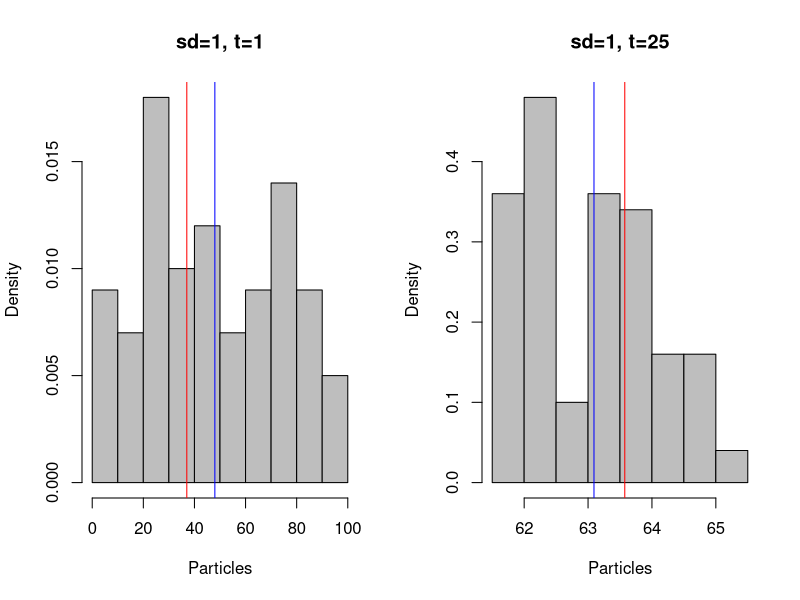
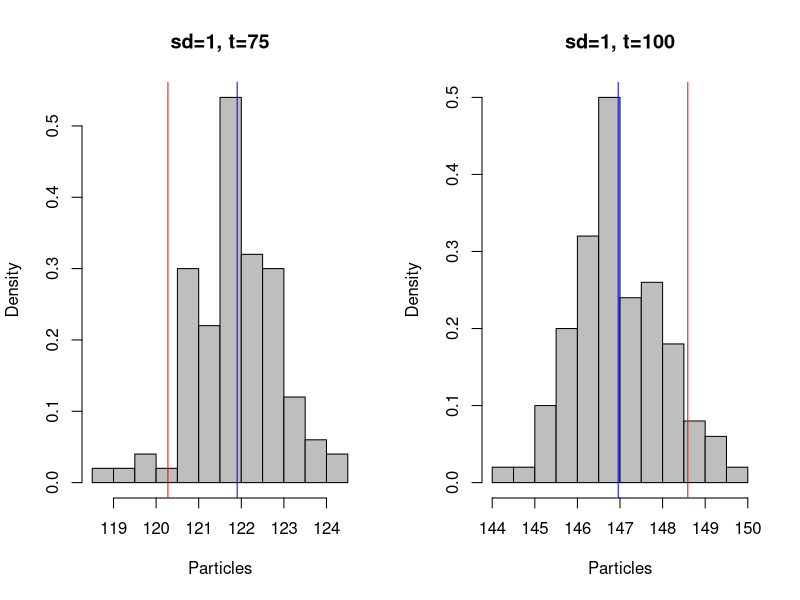
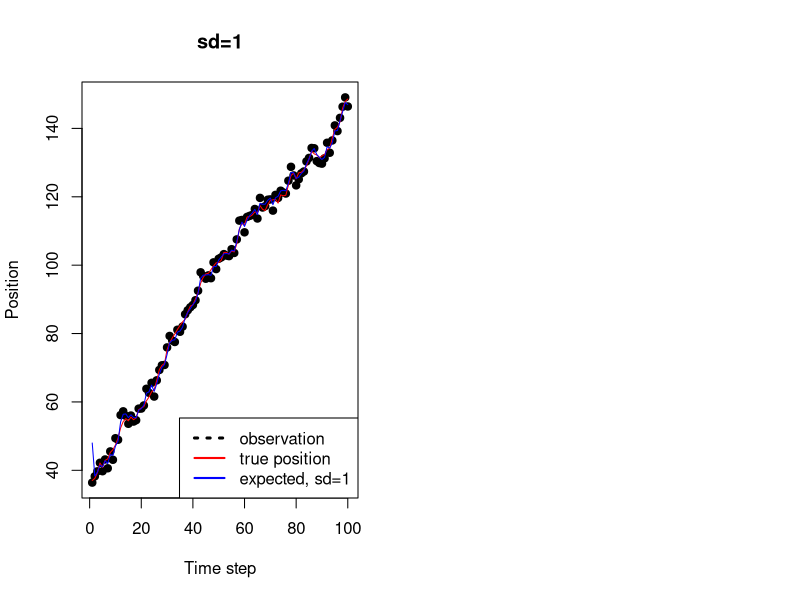
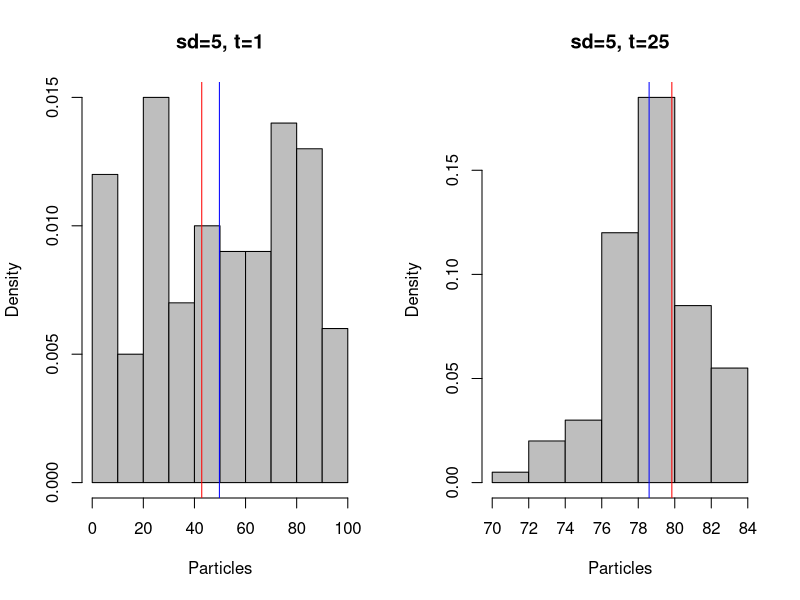
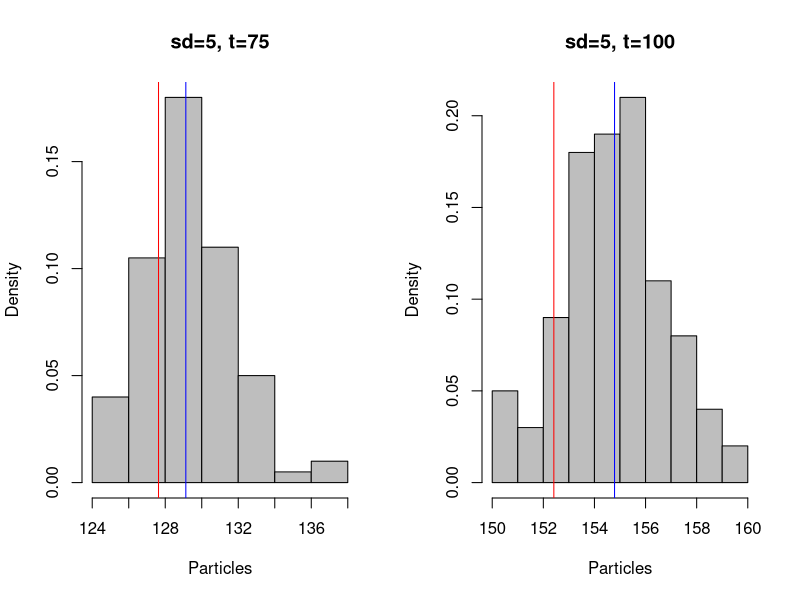
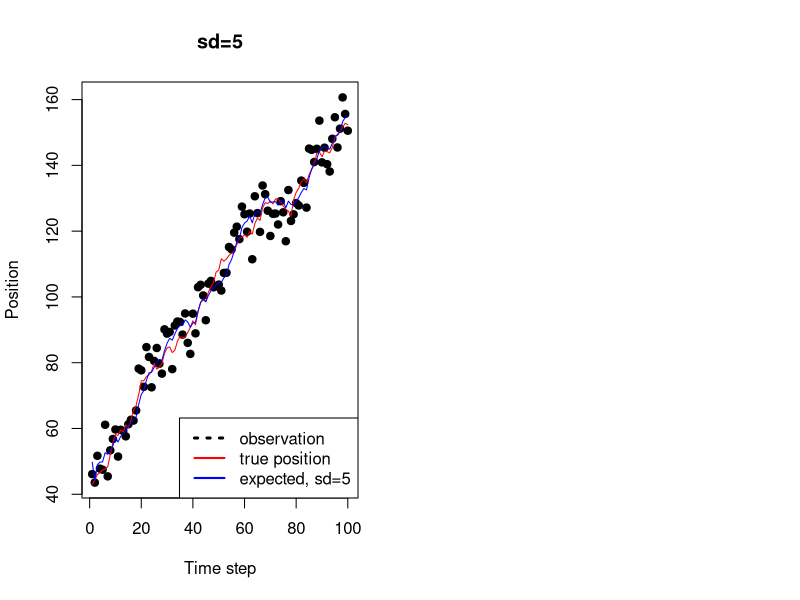
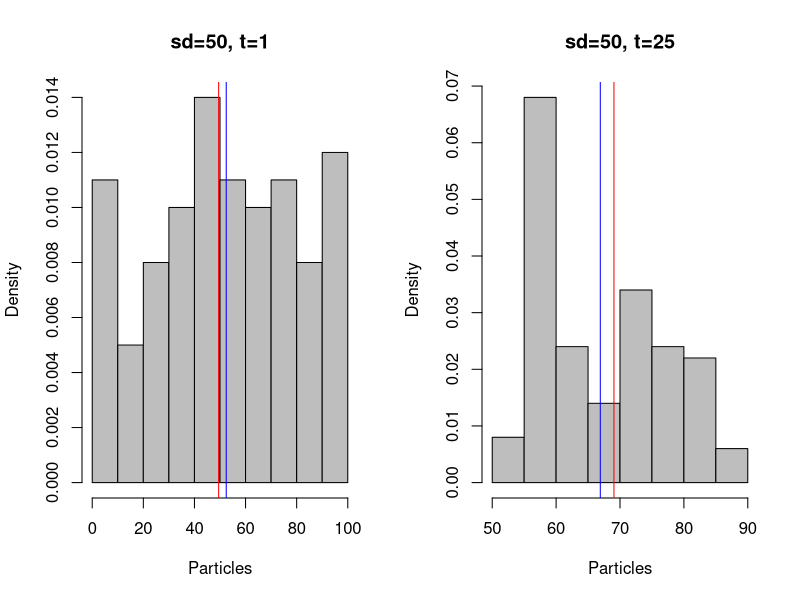
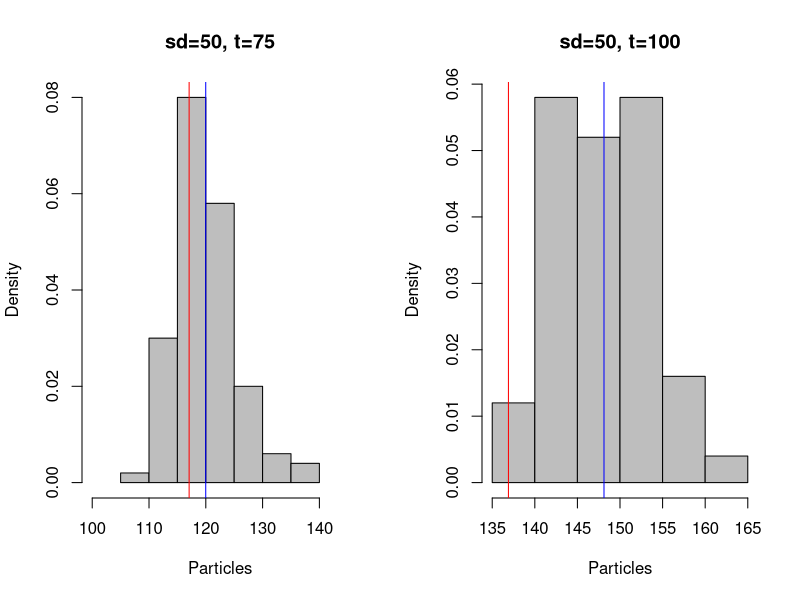

Recreate these plots in R, in order.
## ---- chunk 1
knitr::opts_chunk$set(echo = TRUE)
set.seed(987654321)
## ---- chunk 2
timestep <- 100
num_particles <- 100

emission_transition <- function(timestep, sd){
  x_current <- vector(length=(timestep+1))
  x_current[1] <- 0 #just some number for indexing
  z_current <- vector(length=(timestep+1))
  z_current[1] <- runif(1,0,100) #intitial model
  for(i in 2:(timestep+1)){
    which_mean<-sample(1:3, size = 1)
    z_current[i] <- rnorm(n=1, mean=z_current[i-1]+which_mean-1, sd=1)
    x_current[i]<- rnorm(n=1, mean=z_current[i]+which_mean-2, sd=sd)
  }
  return(list("obs"=x_current[-1], "states"=z_current[-1]))
}

obs_states <- emission_transition(timestep, sd=1)
x_obs <- obs_states$obs
z_states <- obs_states$states


particle_filter <- function(x_obs, num_particles, timestep, sd, correction=TRUE){
  Z_bar <- matrix(ncol=num_particles, nrow=timestep) #particles -prediction
  #initialization
  Z_bar[1,] <- runif(num_particles, 0, 100) #Z0
  Z <- matrix(ncol=num_particles, nrow=timestep) #particles -correction
  Z[1,] <- Z_bar[1,]
  w <- matrix(ncol = num_particles, nrow=timestep) #importance weights
  w[1,] <- rep(1,num_particles)
  for(i in 2:timestep){
    for(j in 1:num_particles){
      which_mean<-sample(1:3, size = 1)
      Z_bar[i,j] <- rnorm(n=1, mean=Z[i-1,j]+which_mean-1, sd=1) #transition model
      w[i,j] <- (dnorm(x_obs[i], Z_bar[i,j], sd)+dnorm(x_obs[i], Z_bar[i,j]-1, sd)+dnorm(x_obs[i], Z_bar[i,j]+1, sd))/3 #emission model
    }
    if(correction){
      Z[i,] <- sample(Z_bar[i,], size=num_particles, replace = TRUE, prob=w[i,])
    }
    else{
      Z[i,] <- Z_bar[i,]
    }
  }
  return(Z)
}

particles1<-particle_filter(x_obs, num_particles, timestep, sd=1)
exp_location <- rowMeans(particles1)
## ---- chunk 3
par(mfrow=c(1,2))
hist(particles1[1,],freq = FALSE,col = "grey",xlab = "Particles",main="sd=1, t=1")
abline(v = z_states[1],col="red")
abline(v = exp_location[1],col="blue")
# legend("topleft",c("true position","expected, sd=1"),
#        col = c("red","blue"), lty = c(1, 1), lwd=c(2, 2))
hist(particles1[25,],freq = FALSE,col = "grey",xlab = "Particles",main="sd=1, t=25")
abline(v = z_states[25],col="red")
abline(v = exp_location[25],col="blue")

hist(particles1[75,],freq = FALSE,col = "grey",xlab = "Particles",main="sd=1, t=75")
abline(v = z_states[75],col="red")
abline(v = exp_location[75],col="blue")

hist(particles1[timestep,],freq = FALSE,col = "grey",xlab = "Particles",main="sd=1, t=100")
abline(v = z_states[timestep],col="red")
abline(v = exp_location[timestep],col="blue")

## ---- chunk 4
plot(x_obs, pch=19, main="sd=1", xlab="Time step", ylab="Position")
lines(z_states, col="red")
lines(exp_location, col="blue")
legend("bottomright",c("observation","true position","expected, sd=1"),
       col = c("black","red","blue"), lty = c(3, 1, 1), lwd=c(3, 2, 2))

## ---- chunk 5
#sd=5 in emission
obs_states2 <- emission_transition(timestep, sd=5)
x_obs2 <- obs_states2$obs
z_states2 <- obs_states2$states
particles2 <- particle_filter(x_obs2, num_particles, timestep, sd=5)
exp_location2 <- rowMeans(particles2)

#sd=50 in emission
obs_states3 <- emission_transition(timestep, sd = 50)
x_obs3 <- obs_states3$obs
z_states3 <- obs_states3$states
particles3 <- particle_filter(x_obs3, num_particles, timestep, sd=50)
exp_location3 <- rowMeans(particles3)
## ---- chunk 6
par(mfrow=c(1,2))
hist(particles2[1,],freq = FALSE,col = "grey",xlab = "Particles",main="sd=5, t=1")
abline(v = z_states2[1],col="red")
abline(v = exp_location2[1],col="blue")
# legend("topleft",c("true position","expected, sd=1"),
#        col = c("red","blue"), lty = c(1, 1), lwd=c(2, 2))
hist(particles2[25,],freq = FALSE,col = "grey",xlab = "Particles",main="sd=5, t=25")
abline(v = z_states2[25],col="red")
abline(v = exp_location2[25],col="blue")

hist(particles2[75,],freq = FALSE,col = "grey",xlab = "Particles",main="sd=5, t=75")
abline(v = z_states2[75],col="red")
abline(v = exp_location2[75],col="blue")

hist(particles2[timestep,],freq = FALSE,col = "grey",xlab = "Particles",main="sd=5, t=100")
abline(v = z_states2[timestep],col="red")
abline(v = exp_location2[timestep],col="blue")
## ---- chunk 7
plot(x_obs2, pch=19, main="sd=5", xlab="Time step", ylab="Position")
lines(z_states2, col="red")
lines(exp_location2, col="blue")
legend("bottomright",c("observation","true position","expected, sd=5"),
       col = c("black","red","blue"), lty = c(3, 1, 1), lwd=c(3, 2, 2))
## ---- chunk 8
par(mfrow=c(1,2))
hist(particles3[1,],freq = FALSE,col = "grey",xlab = "Particles",main="sd=50, t=1")
abline(v = z_states3[1],col="red")
abline(v = exp_location3[1],col="blue")
# legend("topleft",c("true position","expected, sd=1"),
#        col = c("red","blue"), lty = c(1, 1), lwd=c(2, 2))
hist(particles3[25,],freq = FALSE,col = "grey",xlab = "Particles",main="sd=50, t=25")
abline(v = z_states3[25],col="red")
abline(v = exp_location3[25],col="blue")

hist(particles3[75,],freq = FALSE,col = "grey",xlab = "Particles",main="sd=50, t=75", xlim=c(100,145)) #change limits
abline(v = z_states3[75],col="red")
abline(v = exp_location3[75],col="blue")

hist(particles3[timestep,],freq = FALSE,col = "grey",xlab = "Particles",main="sd=50, t=100")
abline(v = z_states3[timestep],col="red")
abline(v = exp_location3[timestep],col="blue")
## ---- chunk 9
plot(x_obs3, pch=19, main="sd=50", xlab="Time step", ylab="Position")
lines(z_states3, col="red")
lines(exp_location3, col="blue")
legend("bottomright",c("observation","true position","expected, sd=50"),
       col = c("black","red","blue"), lty = c(3, 1, 1), lwd=c(3, 2, 2))
## ---- chunk 10
particles4 <- particle_filter(x_obs, num_particles, timestep, sd=1, correction = FALSE)
exp_location4 <- rowMeans(particles4)
## ---- chunk 11
par(mfrow=c(1,2))
hist(particles4[1,],freq = FALSE,col = "grey",xlab = "Particles",main="sd=1 no correction, t=1")
abline(v = z_states[1],col="red")
abline(v = exp_location4[1],col="blue")
# legend("topleft",c("true position","expected, sd=1"),
#        col = c("red","blue"), lty = c(1, 1), lwd=c(2, 2))
hist(particles4[25,],freq = FALSE,col = "grey",xlab = "Particles",main="sd=1 no correction, t=25")
abline(v = z_states[25],col="red")
abline(v = exp_location4[25],col="blue")

hist(particles4[75,],freq = FALSE,col = "grey",xlab = "Particles",main="sd=1 no correction, t=75", xlim = c(50,200)) #change limits
abline(v = z_states[75],col="red")
abline(v = exp_location4[75],col="blue")

hist(particles4[timestep,],freq = FALSE,col = "grey",xlab = "Particles",main="sd=1 no correction, t=100")
abline(v = z_states[timestep],col="red")
abline(v = exp_location4[timestep],col="blue")
## ---- chunk 12
plot(x_obs, pch=19, main="sd=1, no correction", xlab="Time step", ylab="Position")
lines(z_states, col="red")
lines(exp_location, col="blue")
lines(exp_location4, col="purple")
legend("bottomright",c("observation","true position","expected, sd=1","no correction"),
       col = c("black","red","blue","purple"), lty = c(3, 1, 1, 1), lwd=c(3, 2, 2, 2))
